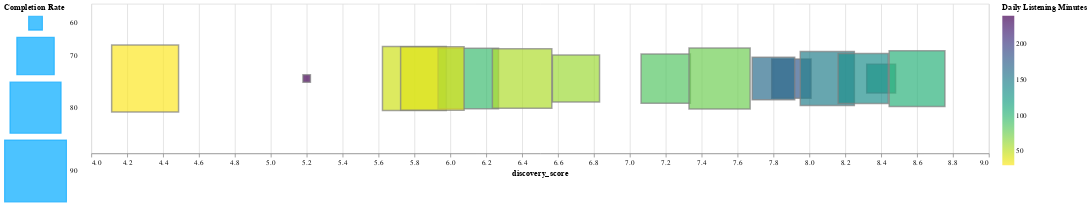

This figure's notebook cell:
### Code cell
eddie_chart = (
  alt.Chart(data)
  .mark_square(stroke='gray')
  .encode(
    x=alt.X('discovery_score:Q', scale=alt.Scale(domain=[4, 9])),
    size=alt.Size(
      'completion_rate:Q',
      scale=alt.Scale(range=[100, 8000], domain=[58.9, 95.4]),
      legend=alt.Legend(
        title='Completion Rate',
        orient='left',
        symbolType='square',          
        symbolFillColor='#00AAFF',    
        symbolStrokeColor='#0AAAFF'   
      )
    ),
    color=alt.Color(
      'daily_listening_minutes:Q',
      scale=alt.Scale(scheme='viridis', reverse=True),
      legend=alt.Legend(title='Daily Listening Minutes', orient='right')
    )
  )
  .transform_calculate(jitter='sqrt(-2*log(random()))*cos(2*PI*random())')
  .properties(width=1200, height=200)
)

eddie_chart

### Figure 1 — Vega-Lite specification as saved in the notebook (floating-point values rounded to 4 significant figures)
{"config": {"view": {"continuousWidth": 300, "continuousHeight": 300}}, "data": {"name": "data-afff4d7e81fe35d898dde1e3467bef6c"}, "mark": {"type": "square", "stroke": "gray"}, "encoding": {"color": {"field": "daily_listening_minutes", "legend": {"orient": "right", "title": "Daily Listening Minutes"}, "scale": {"reverse": true, "scheme": "viridis"}, "type": "quantitative"}, "size": {"field": "completion_rate", "legend": {"orient": "left", "symbolFillColor": "#00AAFF", "symbolStrokeColor": "#0AAAFF", "symbolType": "square", "title": "Completion Rate"}, "scale": {"domain": [58.9, 95.4], "range": [100, 8000]}, "type": "quantitative"}, "x": {"field": "discovery_score", "scale": {"domain": [4, 9]}, "type": "quantitative"}}, "height": 200, "transform": [{"calculate": "sqrt(-2*log(random()))*cos(2*PI*random())", "as": "jitter"}], "width": 1200, "$schema": "https://vega.github.io/schema/vega-lite/v5.20.1.json", "datasets": {"data-afff4d7e81fe35d898dde1e3467bef6c": [{"listener_id": "LIS001", "survey_date": "2024-09-17", "podcast_genre": "True Crime", "listening_device": "Smartphone", "subscription_type": "Premium", "daily_listening_minutes": "85", "episodes_per_week": "6", "completion_rate": "78.5", "discovery_score": "7.2"}, {"listener_id": "LIS002", "survey_date": "2024-09-24", "podcast_genre": "Comedy", "listening_device": "Headphones", "subscription_type": "Free", "daily_listening_minutes": "45", "episodes_per_week": "3", "completion_rate": "92.1", "discovery_score": "5.8"}, {"listener_id": "LIS003", "survey_date": "2024-09-20", "podcast_genre": "Business", "listening_device": "Car Audio", "subscription_type": "Premium", "daily_listening_minutes": "120", "episodes_per_week": "8", "completion_rate": "65.3", "discovery_score": "8.4"}, {"listener_id": "LIS004", "survey_date": "2024-10-05", "podcast_genre": "Educational", "listening_device": "Smartphone", "subscription_type": "Free", "daily_listening_minutes": "95", "episodes_per_week": "5", "completion_rate": "88.7", "discovery_score": "6.1"}, {"listener_id": "LIS005", "survey_date": "2024-10-10", "podcast_genre": "True Crime", "listening_device": "Headphones", "subscription_type": "Premium", "daily_listening_minutes": "180", "episodes_per_week": "12", "completion_rate": "71.2", "discovery_score": "7.9"}, {"listener_id": "LIS006", "survey_date": "2024-10-14", "podcast_genre": "Comedy", "listening_device": "Car Audio", "subscription_type": "Free", "daily_listening_minutes": "30", "episodes_per_week": "2", "completion_rate": "95.4", "discovery_score": "4.3"}, {"listener_id": "LIS007", "survey_date": "2024-10-01", "podcast_genre": "Business", "listening_device": "Smartphone", "subscription_type": "Premium", "daily_listening_minutes": "150", "episodes_per_week": "9", "completion_rate": "82.6", "discovery_score": "8.1"}, {"listener_id": "LIS008", "survey_date": "2024-10-19", "podcast_genre": "Educational", "listening_device": "Headphones", "subscription_type": "Free", "daily_listening_minutes": "60", "episodes_per_week": "4", "completion_rate": "76.8", "discovery_score": "6.7"}, {"listener_id": "LIS009", "survey_date": "2024-10-26", "podcast_genre": "True Crime", "listening_device": "Car Audio", "subscription_type": "Premium", "daily_listening_minutes": "240", "episodes_per_week": "15", "completion_rate": "58.9", "discovery_score": "5.2"}, {"listener_id": "LIS010", "survey_date": "2024-11-04", "podcast_genre": "Comedy", "listening_device": "Smartphone", "subscription_type": "Free", "daily_listening_minutes": "75", "episodes_per_week": "5", "completion_rate": "89.3", "discovery_score": "7.5"}, {"listener_id": "LIS011", "survey_date": "2024-11-09", "podcast_genre": "Business", "listening_device": "Headphones", "subscription_type": "Premium", "daily_listening_minutes": "105", "episodes_per_week": "7", "completion_rate": "84.1", "discovery_score": "8.6"}, {"listener_id": "LIS012", "survey_date": "2024-11-16", "podcast_genre": "Educational", "listening_device": "Car Audio", "subscription_type": "Free", "daily_listening_minutes": "40", "episodes_per_week": "3", "completion_rate": "91.7", "discovery_score": "5.9"}, {"listener_id": "LIS013", "survey_date": "2024-11-23", "podcast_genre": "True Crime", "listening_device": "Smartphone", "subscription_type": "Premium", "daily_listening_minutes": "165", "episodes_per_week": "10", "completion_rate": "73.4", "discovery_score": "7.8"}, {"listener_id": "LIS014", "survey_date": "2024-11-30", "podcast_genre": "Comedy", "listening_device": "Headphones", "subscription_type": "Free", "daily_listening_minutes": "55", "episodes_per_week": "4", "completion_rate": "87.6", "discovery_score": "6.4"}, {"listener_id": "LIS015", "survey_date": "2024-12-07", "podcast_genre": "Business", "listening_device": "Car Audio", "subscription_type": "Premium", "daily_listening_minutes": "135", "episodes_per_week": "8", "completion_rate": "79.2", "discovery_score": "8.3"}]}}
